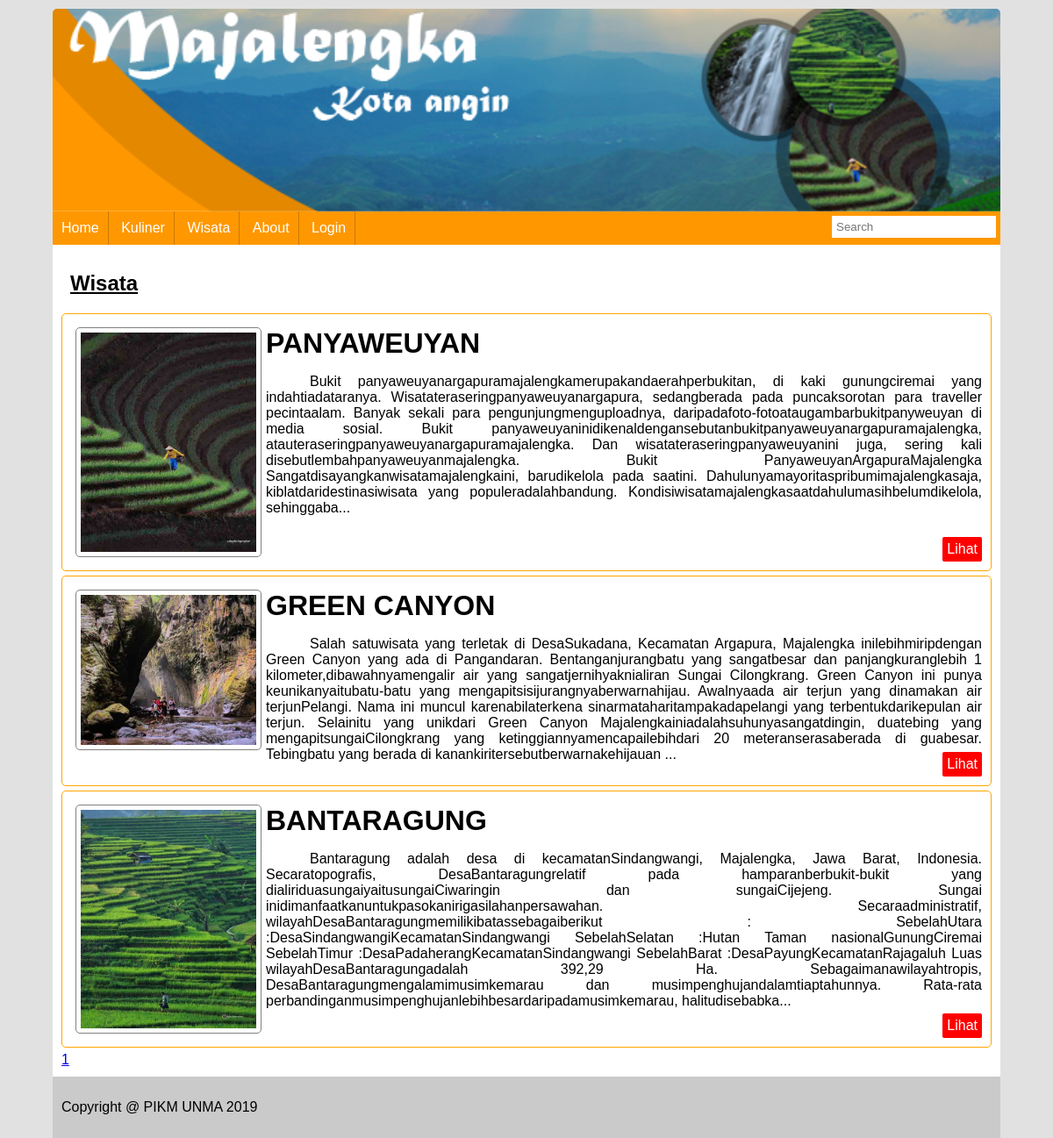
Page /index.php?menu=wisata on the committed database.
### tables this page shows
CREATE TABLE `wisata` (
  `id_wisata` int(11) NOT NULL,
  `nama_wisata` varchar(50) NOT NULL,
  `deskripsi` text NOT NULL,
  `gambar` text NOT NULL,
  `id_user` int(11) NOT NULL
);

### wisata.php (the view, shortened to what this page needs)
<?php
if(!empty($_GET['id_wisata'])){
	$id_wisata=$_GET['id_wisata'];
	$sql = mysql_query("SELECT * FROM wisata WHERE id_wisata='$id_wisata'");
	$hasil = mysql_fetch_array($sql);
	?>
	<div class="content-detail">
		<h2><?php echo $hasil['nama_wisata'] ?></h2>
		<img src="gambar/<?php echo $hasil['gambar'] ?>" width="500" >
		<p>
			<?php echo $hasil['deskripsi'] ?>
		</p>
	</div>
	<?php
}else{
	?>
<h2>Wisata</h2>
<?php
	$perhal = 10;
	if(!empty($_GET['page'])){
		$page = $_GET['page'];
	}else{
		$page = 1;
	}
	$start = ($page-1)*$perhal;
	$sql = mysql_query("SELECT * FROM wisata INNER JOIN user ON user.id_user=wisata.id_user ORDER BY id_wisata DESC LIMIT $start,$perhal");
	while ($hasil = mysql_fetch_array($sql)) {
?>
<div class="isi-content">
	<img src="gambar/<?php echo $hasil['gambar'] ?>" alt="gambar wisata" width="200">
	<h1><?php echo $hasil['nama_wisata'] ?></h1>
	<p>
		<?php
		if(strlen($hasil['deskripsi'])>800){
			echo substr($hasil['deskripsi'], 0,780)."...";
		}else{
			echo $hasil['deskripsi'];
		}
		?>
	</p>
	<a href="index.php?menu=wisata&id_wisata=<?php echo $hasil['id_wisata'] ?>">Lihat</a>
</div>
<?php
}
	$sql2 = mysql_query("SELECT * FROM wisata INNER JOIN user ON user.id_user=wisata.id_user ORDER BY id_wisata DESC");
	$jumlah = mysql_num_rows($sql2);
	$halaman = ceil($jumlah/$perhal);
	for ($i=1; $i <= $halaman; $i++) {
		?>
		<a href="index.php?menu=wisata&page=<?php echo $i ?>"><?php echo $i ?></a>
		<?php
	}
?>
<?php } ?>

### index.php (shortened to what this page needs)
<!DOCTYPE html>
<html lang="en">
<head>
	<link rel="stylesheet" type="text/css" href="style.css">
</head>
<body>
	<div class="wrapper">
		<div class="header">
		</div>
		<div class="menu">
			<ul>
				<li><a href="index.php">Home</a></li>
				<li><a href="index.php?menu=kuliner">Kuliner</a></li>
				<li><a href="index.php?menu=wisata">Wisata</a></li>
				<li><a href="index.php?menu=about">About</a></li>
				<li><a href="login.php">Login</a></li>
			</ul>
			<form method="GET">
				<input type="text" name="search" placeholder="Search">
			</form>
		</div>
		<div class="content">
			<?php
			if(!empty($_GET['menu'])){
				$menu = $_GET['menu'];
			}else{
				$menu = "";
			}
			switch ($menu) {
				case 'wisata':
					include("wisata.php");
					break;
			}
			?>
		</div>
		<div class="footer">
			<p>Copyright @ PIKM UNMA 2019</p>
		</div>
	</div>
</body>
</html>

### style.css (style rules this page uses)
body { margin: 0px; padding: 0px; background-color: #dddddddd; font-family: arial; }
.wrapper { width: 90%; margin: 0px auto; }
.menu { background-color: #ff9800; position: relative; }
.menu ul { margin: 0px; padding: 0px; list-style: none; }
.menu ul li { display: inline-block; border-right: 1px solid rgba(0,0,0,0.2); }
.menu a { display: inline-block; padding: 10px; text-decoration: none; color: white; }
.menu form { position: absolute; right: 5px; top: 5px; }
.menu form input { width: 100%; border: 0px; padding: 5px; box-sizing: border-box; }
.content { background-color: white; padding: 10px; }
.content h2 { margin-left: 10px; text-decoration: underline; }
.content p { text-indent: 50px; text-align: justify; }
.isi-content { padding: 10px; border: 1px solid orange; position: relative; border-radius: 5px; margin-bottom: 5px; }
.isi-content img { float: left; border: 1px solid gray; border-radius: 5px; padding: 5px; margin: 5px; }
.isi-content h1 { margin: 5px; }
.isi-content a { right: 10px; bottom: 10px; position: absolute; text-decoration: none; display: inline-block; background-color: red; padding: 5px; color: white; border-radius: 2px; }
.isi-content p { text-indent: 50px; text-align: justify; }
.footer { background-color: rgba(0,0,0,0.1); padding: 10px; }
.header { padding: 15px; min-height: 200px; background-size: cover; background-image: url("header.png"); background-repeat: no-repeat; border-radius: 5px 5px 0px 0px; background-position: 0px -20px; margin-top: 10px; border-bottom: 1px solid rgba(255,255,255,0.2); }

### rows in the picture
wisata: gambar (picture), nama_wisata "PANYAWEUYAN", deskripsi "Bukit panyaweuyanargapuramajalengkamerupakandaerahperbukitan, di kaki gunungciremai yang indahtiadataranya. Wisatateraseringpanyaweuyanargapura, sedangberada pada puncaksorotan para traveller pecintaalam. Banyak sekali para pengunjungmenguploadnya, daripadafoto-fotoataugambarbukitpanyweuyan di media sosial. Bukit panyaweuyaninidikenaldengansebutanbukitpanyaweuyanargapuramajalengka, atauteraseringpanyaweuyanargapuramajalengka. Dan wisatateraseringpanyaweuyanini juga, sering kali disebutlembahpanyaweuyanmajalengka. Bukit PanyaweuyanArgapuraMajalengka Sangatdisayangkanwisatamajalengkaini, barudikelola pada saatini. Dahulunyamayoritaspribumimajalengkasaja, kiblatdaridestinasiwisata yang…"
wisata: gambar (picture), nama_wisata "GREEN CANYON", deskripsi "Salah satuwisata yang terletak di DesaSukadana, Kecamatan Argapura, Majalengka inilebihmiripdengan Green Canyon yang ada di Pangandaran. Bentanganjurangbatu yang sangatbesar dan panjangkuranglebih 1 kilometer,dibawahnyamengalir air yang sangatjernihyaknialiran Sungai Cilongkrang. Green Canyon ini punya keunikanyaitubatu-batu yang mengapitsisijurangnyaberwarnahijau. Awalnyaada air terjun yang dinamakan air terjunPelangi. Nama ini muncul karenabilaterkena sinarmataharitampakadapelangi yang terbentukdarikepulan air terjun. Selainitu yang unikdari Green Canyon Majalengkainiadalahsuhunyasangatdingin, duatebing yang mengapitsungaiCilongkrang yang ketinggiannyamencapailebihdari 20…"
wisata: gambar (picture), nama_wisata "BANTARAGUNG", deskripsi "Bantaragung adalah desa di kecamatanSindangwangi, Majalengka, Jawa Barat, Indonesia. Secaratopografis, DesaBantaragungrelatif pada hamparanberbukit-bukit yang dialiriduasungaiyaitusungaiCiwaringin dan sungaiCijejeng. Sungai inidimanfaatkanuntukpasokanirigasilahanpersawahan. Secaraadministratif, wilayahDesaBantaragungmemilikibatassebagaiberikut : SebelahUtara :DesaSindangwangiKecamatanSindangwangi SebelahSelatan :Hutan Taman nasionalGunungCiremai SebelahTimur :DesaPadaherangKecamatanSindangwangi SebelahBarat :DesaPayungKecamatanRajagaluh Luas wilayahDesaBantaragungadalah 392,29 Ha. Sebagaimanawilayahtropis, DesaBantaragungmengalamimusimkemarau dan musimpenghujandalamtiaptahunnya. Rata-rata…"
